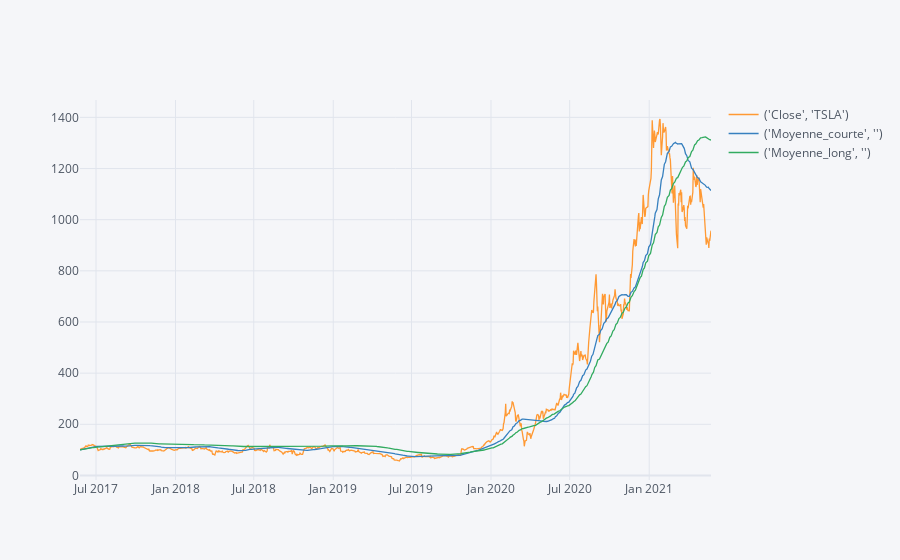

The notebook cell this image was saved under:
### Code cell
df[['Close','Moyenne_courte','Moyenne_long']].normalize().iplot(kind='lines')

### Figure 1 — Plotly figure (JSON) as saved in the notebook; plotly's stock layout.template omitted (floating-point values rounded to 4 significant figures; data arrays with more than 128 entries replaced by an {"elided": "..."} marker saying what was removed)
{"data": [{"line": {"color": "rgba(255, 153, 51, 1.0)", "dash": "solid", "shape": "linear", "width": 1.3}, "mode": "lines", "name": "('Close', 'TSLA')", "text": "", "type": "scatter", "x": {"elided": "1006 str values"}, "y": {"elided": "1006 float values"}}, {"line": {"color": "rgba(55, 128, 191, 1.0)", "dash": "solid", "shape": "linear", "width": 1.3}, "mode": "lines", "name": "('Moyenne_courte', '')", "text": "", "type": "scatter", "x": {"elided": "1006 str values"}, "y": {"elided": "1006 float values"}}, {"line": {"color": "rgba(50, 171, 96, 1.0)", "dash": "solid", "shape": "linear", "width": 1.3}, "mode": "lines", "name": "('Moyenne_long', '')", "text": "", "type": "scatter", "x": {"elided": "1006 str values"}, "y": {"elided": "1006 float values"}}], "layout": {"legend": {"bgcolor": "#F5F6F9", "font": {"color": "#4D5663"}}, "paper_bgcolor": "#F5F6F9", "plot_bgcolor": "#F5F6F9", "title": {"font": {"color": "#4D5663"}}, "xaxis": {"gridcolor": "#E1E5ED", "showgrid": true, "tickfont": {"color": "#4D5663"}, "title": {"font": {"color": "#4D5663"}, "text": ""}, "zerolinecolor": "#E1E5ED"}, "yaxis": {"gridcolor": "#E1E5ED", "showgrid": true, "tickfont": {"color": "#4D5663"}, "title": {"font": {"color": "#4D5663"}, "text": ""}, "zerolinecolor": "#E1E5ED"}}}
